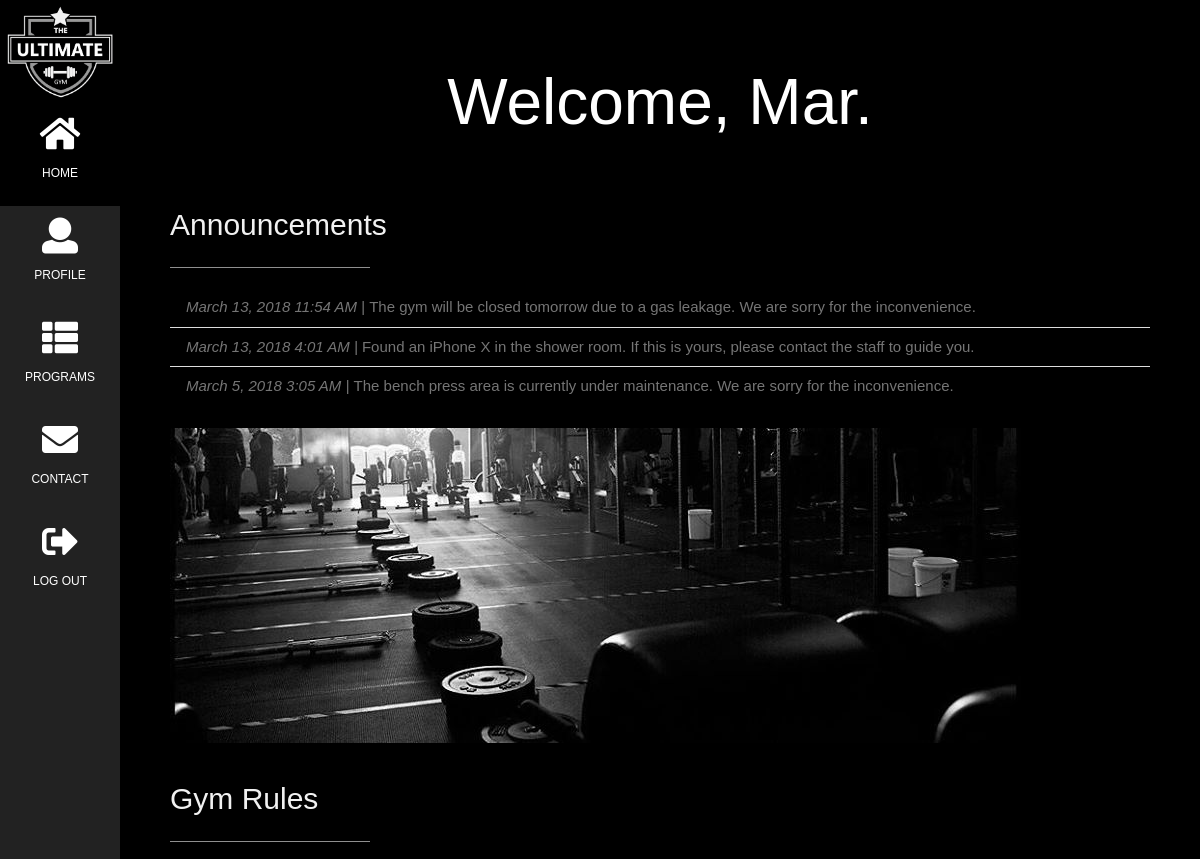
The app's page /home.php (signed in, upper part), older data.
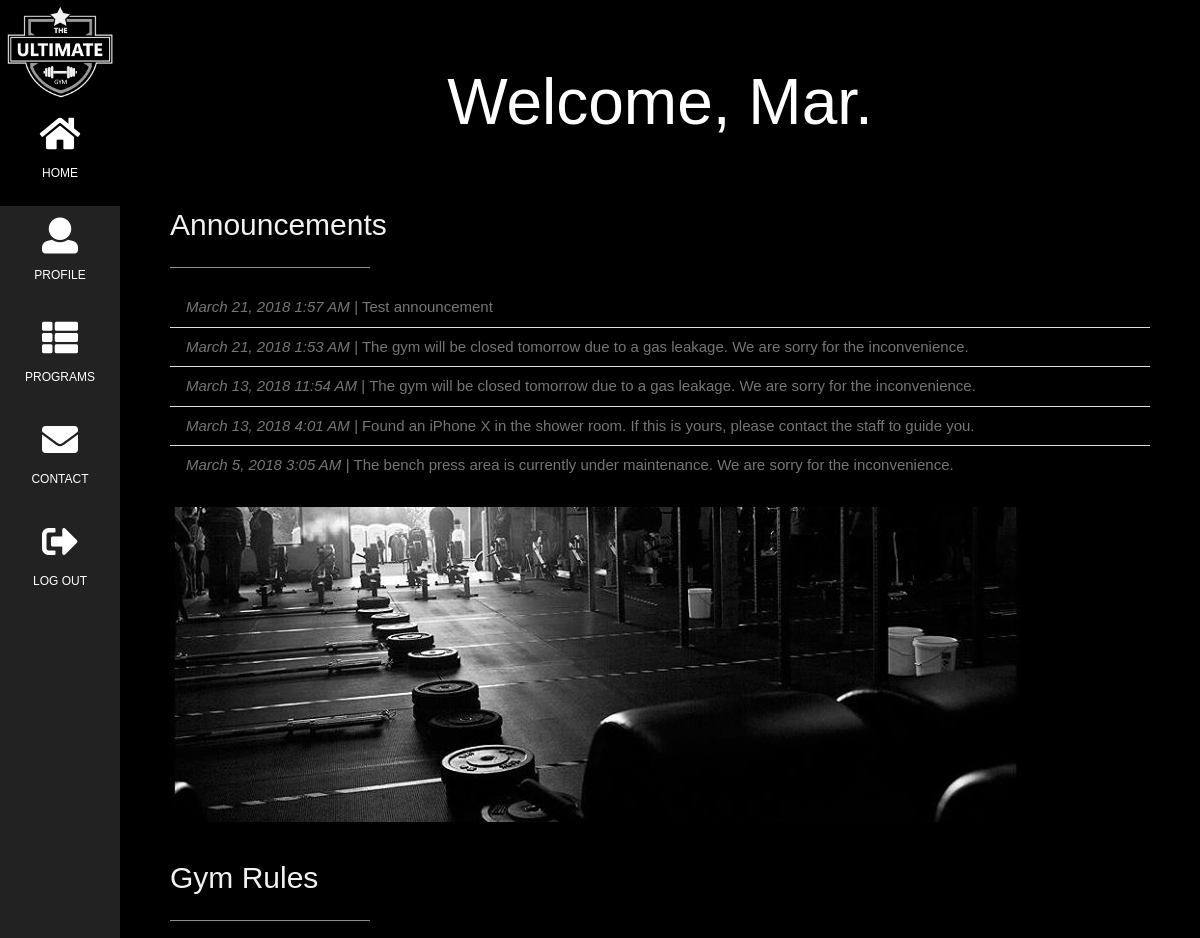
The same page, newer data.
### tables this page shows
CREATE TABLE `home` (
  `home_id` int(11) NOT NULL,
  `home_announcement` text NOT NULL,
  `home_announcement_datetime` datetime NOT NULL
);

### home.php (the view, shortened to what this page needs)
<?php
   require("connect.php");
   $catch = $_SESSION['email'];
   $query = "SELECT *
           FROM member
           WHERE member_email = '$catch'";
   $ret = mysqli_query($conn, $query);
   while($row = mysqli_fetch_assoc($ret)){
       $name = $row['member_fname'];
   }
   ?>
    <html>
    <head>
        <link href="css/w3.css" rel="stylesheet">
        <link href="fonts/Montserrat-Regular.otf" rel="stylesheet">
        <link href="css/fontawesome-all.min.css" rel="stylesheet">
    </head>
    <body class="w3-black">
        <nav class="w3-sidebar w3-bar-block w3-small w3-center">
            <img style="width:100%" src="images/ultimategym_logo.png">
            <a class="w3-bar-item w3-button w3-padding-large w3-black" href="#">
                <i class="fa fa-home w3-xxlarge"></i>
                <p>HOME</p>
            </a>
            <a class="w3-bar-item w3-button w3-padding-large w3-hover-black" href="user.php">
                <i class="fa fa-user w3-xxlarge"></i>
                <p>PROFILE</p>
            </a>
            <a class="w3-bar-item w3-button w3-padding-large w3-hover-black" href="program.php">
                <i class="fa fa-th-list w3-xxlarge"></i>
                <p>PROGRAMS</p>
            </a>
            <a class="w3-bar-item w3-button w3-padding-large w3-hover-black" href="contact.php">
                <i class="fa fa-envelope w3-xxlarge"></i>
                <p>CONTACT</p>
            </a>
            <a class="w3-bar-item w3-button w3-padding-large w3-hover-black" onclick="document.getElementById('logout').style.display='block';">
                <i class="fa fa-sign-out-alt w3-xxlarge"></i>
                <p>LOG OUT</p>
            </a>
        </nav>
        <div class="w3-padding-large" id="main">
            <header class="w3-container w3-padding-32 w3-center w3-black">
                <h1 class="w3-jumbo">Welcome, <?php echo($name) ?>.</h1>
            </header>
            <div class="w3-content w3-justify w3-text-grey" id="about">
                <h2 class="w3-text-light-grey">Announcements</h2>
                <hr class="w3-opacity" style="width:200px">
                <ul class="w3-ul">
                    <?php
                  $sql = "SELECT * FROM home ORDER BY home_announcement_datetime DESC LIMIT 5";
                  $return = mysqli_query($conn, $sql);
                  while($row = mysqli_fetch_assoc($return)){
                      echo("<li><i>".date('F j, Y g:i A',strtotime($row['home_announcement_datetime']))." | </i>".$row['home_announcement']."</li>");
                  }
                      ?>
                </ul>
                <br>
                <img src='images/slide1.jpg'>
            </div>
            <br>
            <div class="w3-content w3-justify w3-text-grey">
                <h2 class="w3-text-light-grey">Gym Rules</h2>
                <hr class="w3-opacity" style="width:200px">
                <br>
            </div>
            <br>
            <br>
        </div>
        <br>
    </body>
    </html>

Row changes from the older to the newer data that the page shows:
added home: home_announcement_datetime "March 21, 2018 1:57 AM", home_announcement "Test announcement"
added home: home_announcement_datetime "March 21, 2018 1:53 AM", home_announcement "The gym will be closed tomorrow due to a gas leakage. We are sorry for the inconvenience."
